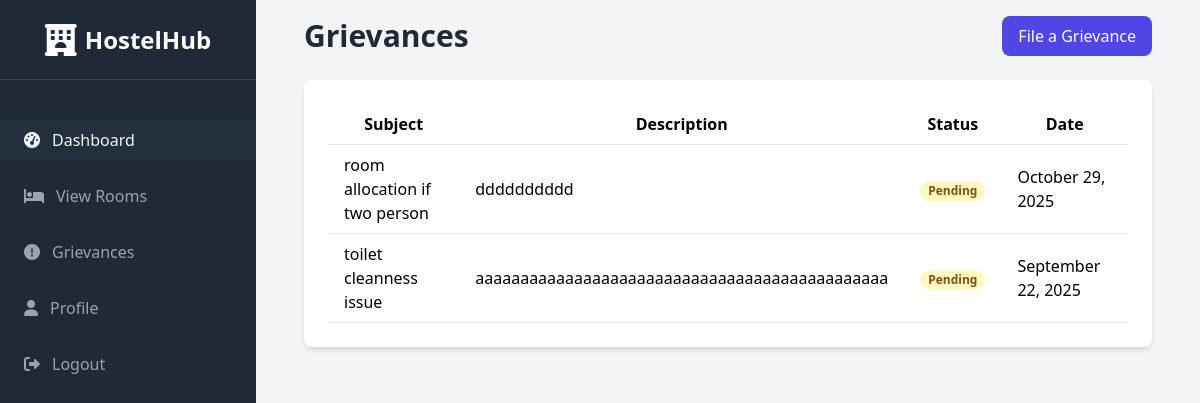
The page /grievances/ (signed in) on the database its author committed.
### hostel/models.py (models this page shows, shortened)
class Grievance(models.Model):
    STATUS_CHOICES = [
        ('Pending', 'Pending'),
        ('In Progress', 'In Progress'),
        ('Resolved', 'Resolved'),
    ]
    student = models.ForeignKey(User, on_delete=models.CASCADE)
    subject = models.CharField(max_length=200)
    description = models.TextField()
    status = models.CharField(max_length=20, choices=STATUS_CHOICES, default='Pending')
    created_at = models.DateTimeField(auto_now_add=True)

### hostel/views.py (the view)
# urls.py: path('grievances/', views.grievances, name='grievances'),
@login_required
def grievances(request):
    if request.user.is_staff:
        grievances = Grievance.objects.all().order_by('-created_at')
    else:
        grievances = Grievance.objects.filter(student=request.user).order_by('-created_at')
    return render(request, 'grievances.html', {'grievances': grievances})

### templates/grievances.html (shortened to what this page needs)
{% extends "base.html" %}
{% block content %}
<div class="flex justify-between items-center mb-6">
    <h1 class="text-3xl font-bold text-gray-800">Grievances</h1>
    {% if not user.is_staff %}
    <a href="{% url 'create_grievance' %}" class="bg-indigo-600 text-white px-4 py-2 rounded-lg hover:bg-indigo-700">File a Grievance</a>
    {% endif %}
</div>
<div class="bg-white p-6 rounded-lg shadow-md">
    <div class="overflow-x-auto">
        <table class="min-w-full bg-white">
            <thead>
                <tr>
                    <th class="py-2 px-4 border-b">Subject</th>
                    <th class="py-2 px-4 border-b">Description</th>
                    <th class="py-2 px-4 border-b">Status</th>
                    <th class="py-2 px-4 border-b">Date</th>
                </tr>
            </thead>
            <tbody>
                {% for grievance in grievances %}
                <tr>
                    <td class="py-2 px-4 border-b">{{ grievance.subject }}</td>
                    <td class="py-2 px-4 border-b">{{ grievance.description }}</td>
                    <td class="py-2 px-4 border-b">
                         <span class="px-2 inline-flex text-xs leading-5 font-semibold rounded-full
                            {% if grievance.status == 'Pending' %} bg-yellow-100 text-yellow-800
                            {% elif grievance.status == 'In Progress' %} bg-blue-100 text-blue-800
                            {% else %} bg-green-100 text-green-800 {% endif %}">
                            {{ grievance.status }}
                        </span>
                    </td>
                    <td class="py-2 px-4 border-b">{{ grievance.created_at|date:"F d, Y" }}</td>
                </tr>
                {% empty %}
                <tr><td colspan="5" class="text-center py-4">No grievances found.</td></tr>
                {% endfor %}
            </tbody>
        </table>
    </div>
</div>
{% endblock %}

### static/css/style.css (style rules this page uses)
body { -webkit-font-smoothing: antialiased; -moz-osx-font-smoothing: grayscale; }

### rows shown on the page
Grievance: subject "room allocation if two person", description "dddddddddd", status "Pending", created_at "October 29, 2025"
Grievance: subject "toilet cleanness issue", description "aaaaaaaaaaaaaaaaaaaaaaaaaaaaaaaaaaaaaaaaaaaaaa", status "Pending", created_at "September 22, 2025"
